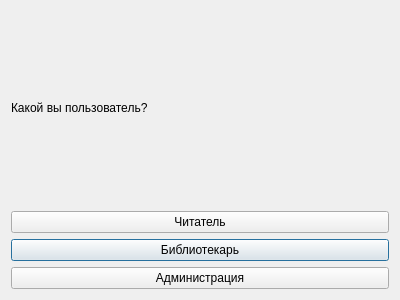
<?xml version="1.0" encoding="UTF-8"?>
<ui version="4.0">
 <class>UserTypeSelectDialog</class>
 <widget class="QDialog" name="UserTypeSelectDialog">
  <property name="geometry">
   <rect>
    <x>0</x>
    <y>0</y>
    <width>400</width>
    <height>300</height>
   </rect>
  </property>
  <property name="windowTitle">
   <string>Dialog</string>
  </property>
  <layout class="QGridLayout" name="gridLayout">
   <item row="2" column="0">
    <widget class="QPushButton" name="library_worker">
     <property name="text">
      <string>Библиотекарь</string>
     </property>
    </widget>
   </item>
   <item row="1" column="0">
    <widget class="QPushButton" name="readers">
     <property name="text">
      <string>Читатель</string>
     </property>
    </widget>
   </item>
   <item row="3" column="0">
    <widget class="QPushButton" name="administration">
     <property name="text">
      <string>Администрация</string>
     </property>
    </widget>
   </item>
   <item row="0" column="0">
    <widget class="QLabel" name="label">
     <property name="text">
      <string>Какой вы пользователь?</string>
     </property>
    </widget>
   </item>
  </layout>
 </widget>
 <resources/>
 <connections/>
</ui>
